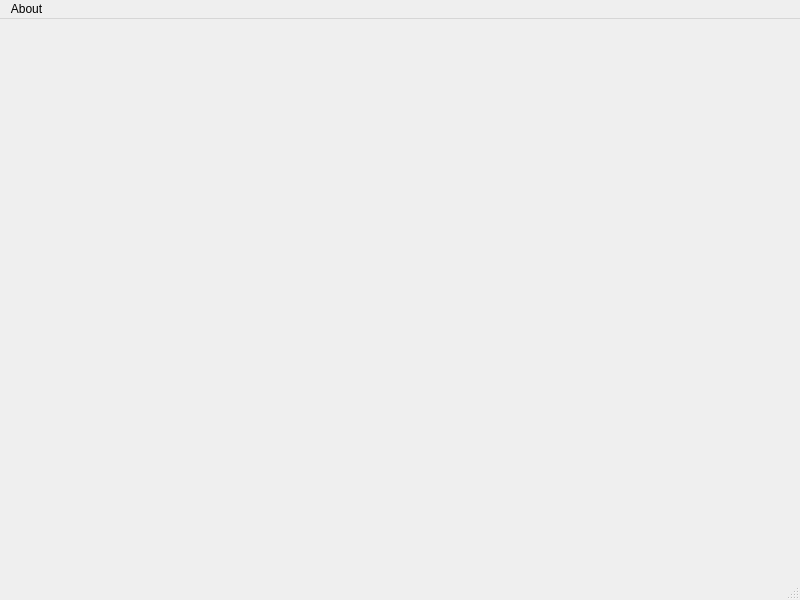
<?xml version="1.0" encoding="UTF-8"?>
<ui version="4.0">
 <class>MainWindow</class>
 <widget class="QMainWindow" name="MainWindow">
  <property name="geometry">
   <rect>
    <x>0</x>
    <y>0</y>
    <width>800</width>
    <height>600</height>
   </rect>
  </property>
  <property name="windowTitle">
   <string>MainWindow</string>
  </property>
  <widget class="QWidget" name="centralwidget"/>
  <widget class="QMenuBar" name="menubar">
   <property name="geometry">
    <rect>
     <x>0</x>
     <y>0</y>
     <width>800</width>
     <height>23</height>
    </rect>
   </property>
   <widget class="QMenu" name="menuAbout">
    <property name="title">
     <string>About</string>
    </property>
    <addaction name="actionAbout_Pokedex"/>
    <addaction name="actionAbout_Qt"/>
   </widget>
   <addaction name="menuAbout"/>
  </widget>
  <widget class="QStatusBar" name="statusbar"/>
  <action name="actionAbout_Pokedex">
   <property name="text">
    <string>About Pokedex</string>
   </property>
  </action>
  <action name="actionAbout_Qt">
   <property name="text">
    <string>About Qt</string>
   </property>
  </action>
 </widget>
 <resources/>
 <connections/>
</ui>
